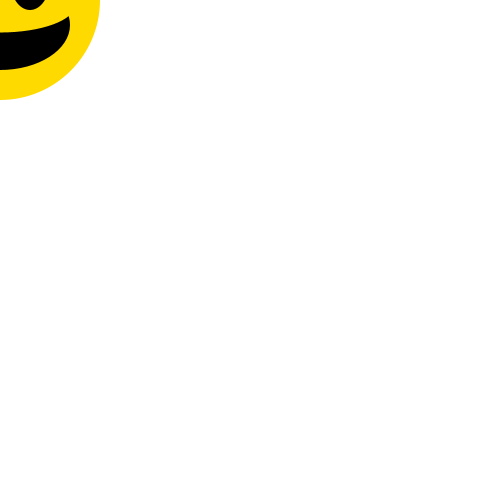
Frame 1 (no input)
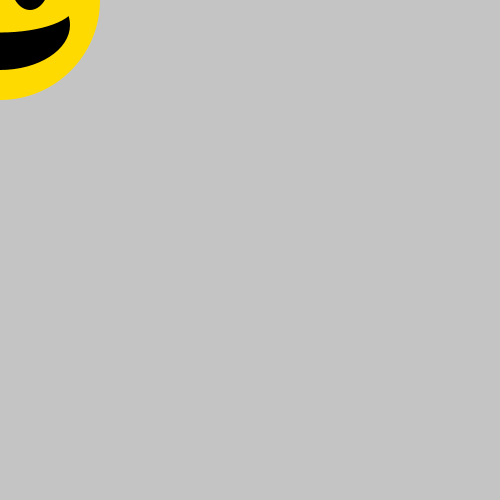
Frame 60 (the mouse pressed at the canvas centre just before this capture)
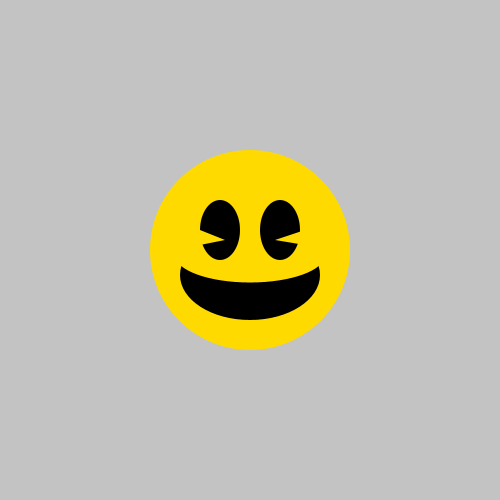
Frame 120 (the mouse held since frame 60 and released just before this capture)

The Processing sketch that drew these frames (run headless with seeded random() and noise(); from frame 60 on, the mouse is pressed at the canvas centre):

// Processing sketch: processing_123499
// ── processing_123499.pde

int bgcolor = 255;

void setup() {
  size(500, 500);
}

void draw() {
 
//colorMode(HSB);
  
  background(bgcolor, bgcolor, bgcolor);
  
  //background transition
  if(mouseX > width/2) {
    bgcolor = bgcolor + 1;
  }
  
  if(mouseX < width/2){
    bgcolor = bgcolor - 1;
  }
  
  //Het hoofd
  noStroke();
  fill(255, 218, 0);
  ellipseMode(CENTER);
  ellipse(mouseX-0, mouseY, 200, 200);

  //mond
  fill(0, 0, 0);
  ellipseMode(CENTER);
  ellipse(mouseX-0, mouseY+25, 140, 90);
  
  //monde
  fill(255, 218, 0);
  ellipseMode(CENTER);
  ellipse(mouseX-0, mouseY+5, 150, 55);

  //rechter oog
  fill(0, 0, 0);
  ellipseMode(CENTER);
  ellipse(mouseX+30, mouseY-20, 40, 60);

  fill(255, 218, 0);
  noStroke();
  //                1ste punt           2e punt            3e punt
  triangle(mouseX+25,mouseY-10, mouseX+55,mouseY-5, mouseX+55,mouseY-20);

  //linker oog
  fill(0, 0, 0);
  ellipseMode(CENTER);
  ellipse(mouseX-30, mouseY-20, 40, 60);
  
  fill(255, 218, 0);
  noStroke();
  //                1ste punt           2e punt            3e punt
  triangle(mouseX-25,mouseY-10, mouseX-50,mouseY-5, mouseX-50,mouseY-20);
  


  println("Dit is mijn poppetje");
}
